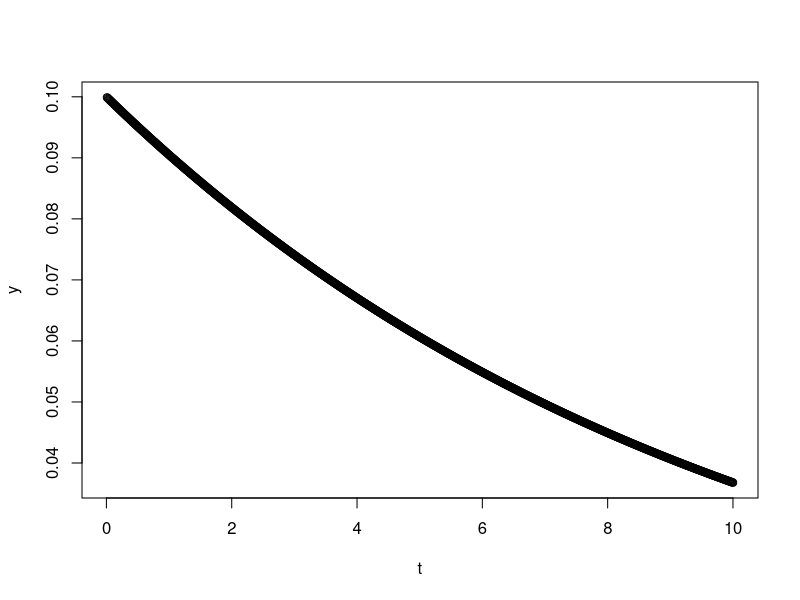
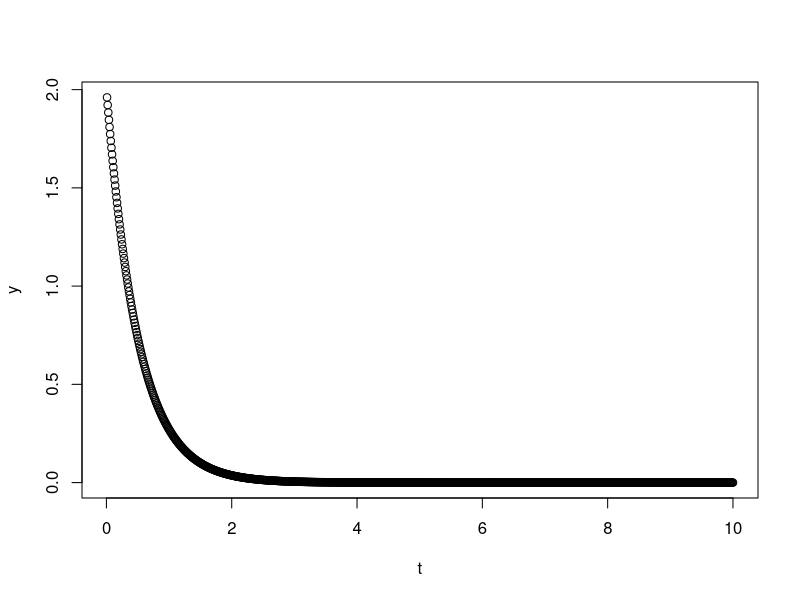
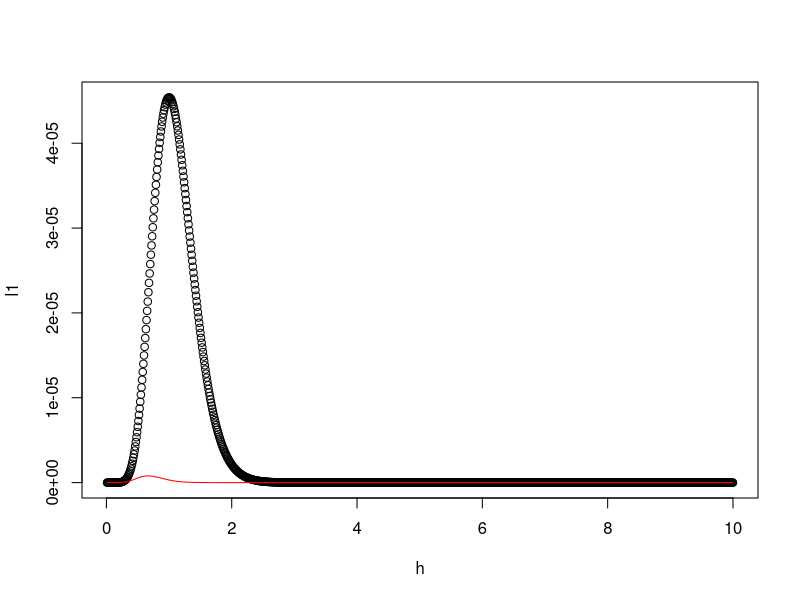

Here is the R script that generated these plots, in order:
## ---- chunk 1
k = 0.1
t = 1:1e3 / 1e2 
y = k * exp(-k * t)
plot(t, y)
## ---- chunk 2
k = 2
t = 1:1e3 / 1e2 
y = k * exp(-k * t)
plot(t, y)
## ---- chunk 3
h = 1:1e3 / 1e2
l1 = h^10 * exp(-h * 10)
l2 = h^10 * exp(-h * 15)

which.max(l1)
which.max(l2)

plot.new()
frame()
plot(h, l1); lines(h, l2, col = "red")
